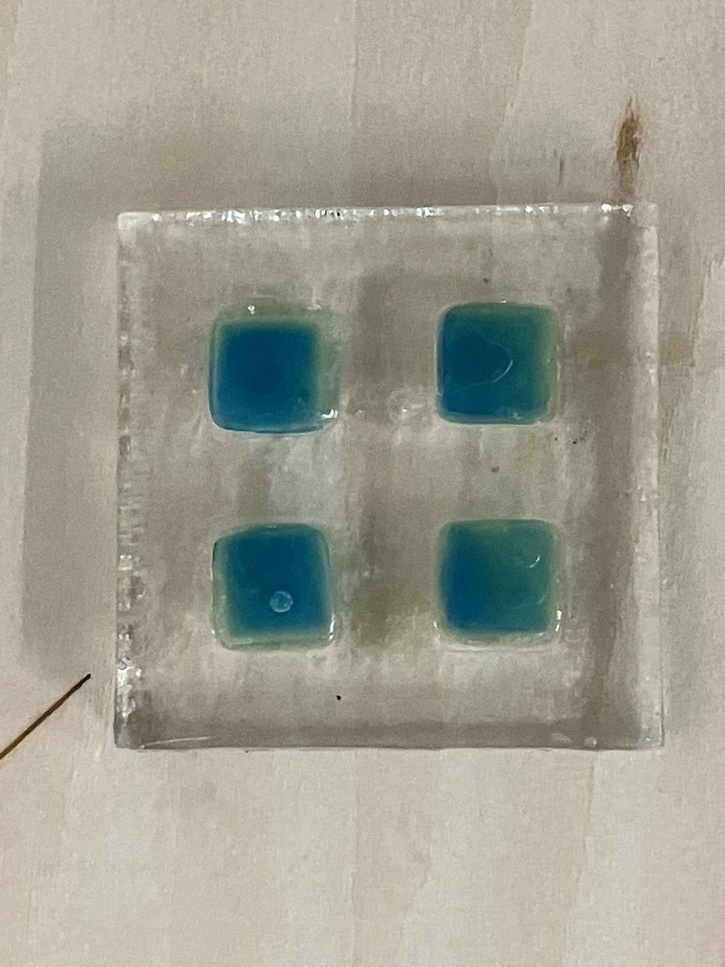
#> input picture images/2.jpg, 725 x 967 px, shrunk from 1276 x 1702 before the run
$ python remove_background.py
#> lines starting #> are read from the running program, lines starting #| are printed output that depends on the picture; after the words box and inside, x2 and y2 are one past the last pixel; in counts of white or black regions, pixels touching at a corner belong together
#> further down, image is the input picture: shape (967, 725, 3); mean R, G, B 159.3, 159, 145.7
import matplotlib.pyplot as plt
import numpy as np
import os
import skimage as ski


def mask_without_background(img):
  elevation_map = ski.filters.sobel(img)
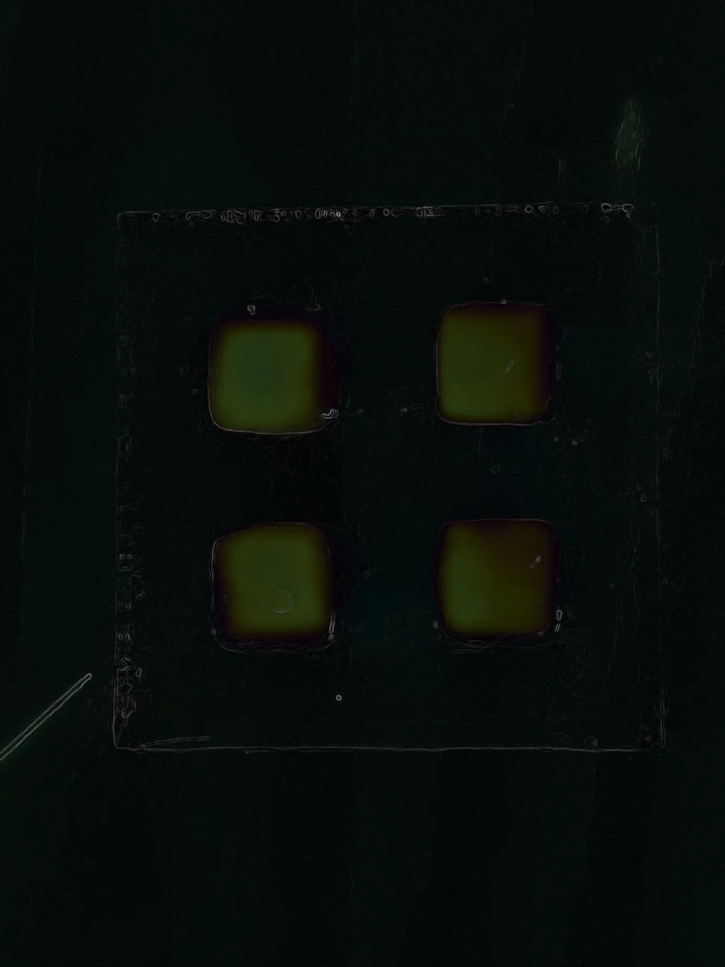
#> elevation_map: shape (967, 725, 3) float64; mean R, G, B 0.0297, 0.0559, 0.0396
  elevation_map = (elevation_map * 255).astype(np.uint8)
  green_mask = (elevation_map[:, :, 2] < 100) & (elevation_map[:, :, 1] > 20) & (elevation_map[:, :, 0] < 150)
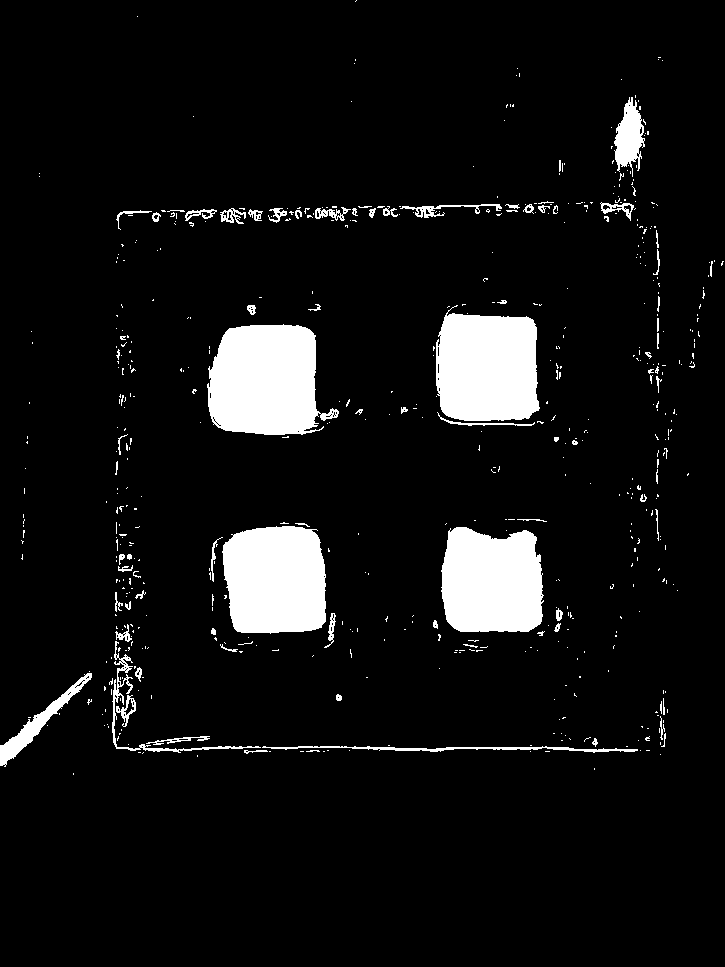
#> green_mask: shape (967, 725) bool; 7.3% white; 584 white regions (506 under 20 px), largest, box (x1, y1, x2, y2) and area: (207, 324, 339, 435) 10986, (436, 305, 540, 421) 10113, (222, 526, 326, 634) 9884
  masked_image = np.ones_like(img) * 255
  masked_image[green_mask] = img[green_mask]
  return masked_image


def remove_all_background(img, preliminary_mask):
  # Turn the image to grayscale
  gray_image = ski.color.rgb2gray(preliminary_mask)
  # Denoise the image
  blurred_image = ski.filters.gaussian(gray_image, sigma=4)
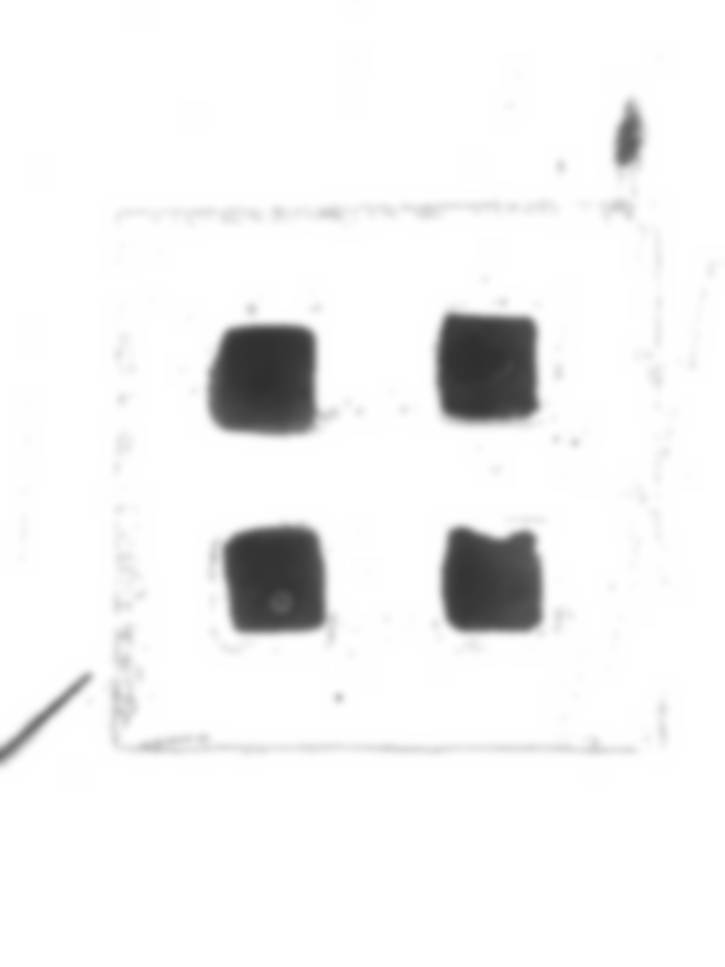
#> blurred_image: shape (967, 725) float64; min 0.185, max 1, mean 0.951
  # Apply a threshold of 0.7 to the image
  threshold = 0.7
  binary_mask = blurred_image < threshold
#> binary_mask: shape (967, 725) bool; 6.2% white; 6 white regions
  # Create an all zero values array with the same shape as our binary mask
  binary_mask_image = np.ones_like(img) * 255
  binary_mask_image[binary_mask] = 0
  # Label the objects
  labeled_image, _ = ski.measure.label(binary_mask, return_num=True)
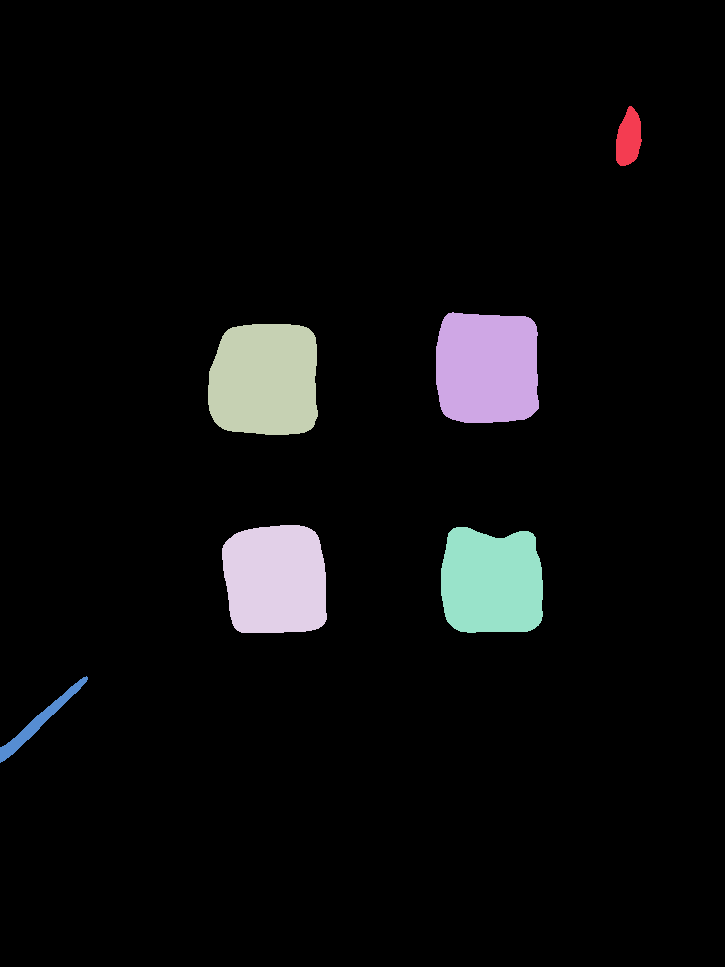
#> labeled_image: shape (967, 725) int32; 7 distinct labels, from 0 to 6; one colour per label, 0 black
  # Find the areas of the objects
  objects = ski.measure.regionprops(labeled_image)
#> objects = 6 regions; box (x1, y1, x2, y2) and area: (208, 324, 318, 435) 10945, (436, 312, 539, 423) 10405, (222, 525, 327, 633) 10049, (441, 527, 543, 633) 9530, (616, 106, 642, 166) 1141, (0, 676, 88, 763) 1140
  object_areas = [obj["area"] for obj in objects]
#> object_areas = [1141, 10405, 10945, 10049, 9530, 1140]
  fourth_largest = np.partition(object_areas, -4)[-4]
#> fourth_largest = 9530
  # Remove small objects
  small_objects =[obj for obj in objects if obj.area<fourth_largest]
#> small_objects = 2 regions; box (x1, y1, x2, y2) and area: (616, 106, 642, 166) 1141, (0, 676, 88, 763) 1140
  for i in small_objects:
    labeled_image[i.bbox[0]:i.bbox[2], i.bbox[1]:i.bbox[3]]=0
#> this loop made 2 passes
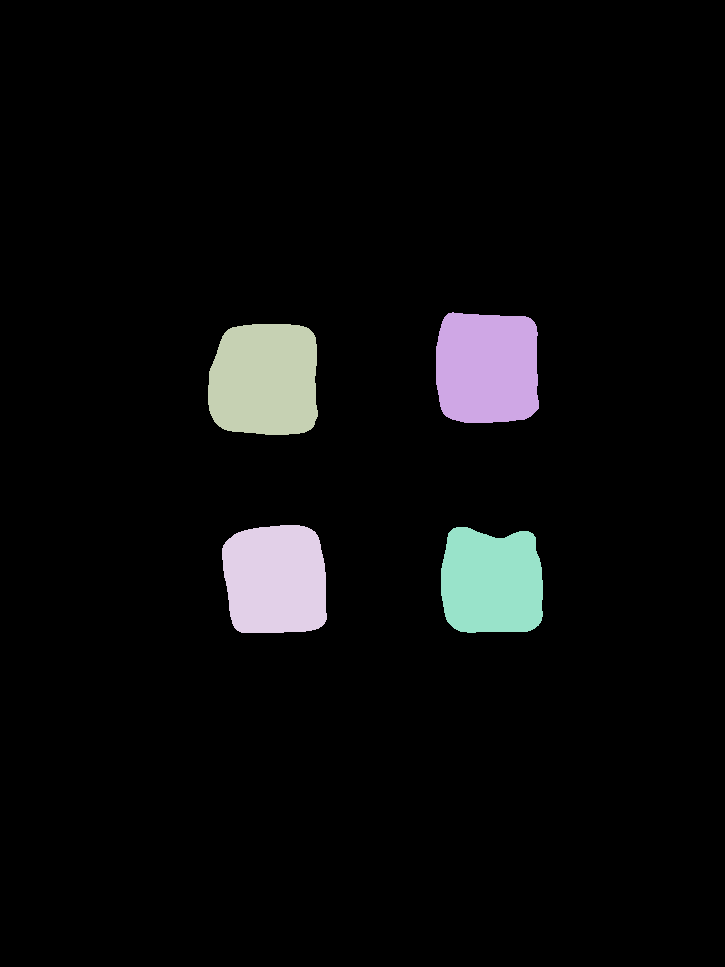
#> labeled_image: shape (967, 725) int32; 5 distinct labels, from 0 to 5; one colour per label, 0 black
  # Final mask
  final_mask = labeled_image > 0
#> final_mask: shape (967, 725) bool; 5.8% white; 4 white regions, box (x1, y1, x2, y2) and area: (208, 324, 318, 435) 10945, (436, 312, 539, 423) 10405, (222, 525, 327, 633) 10049, (441, 527, 543, 633) 9530
  # Output
  output_image = np.ones_like(img) * 255
  output_image[final_mask] = img[final_mask]
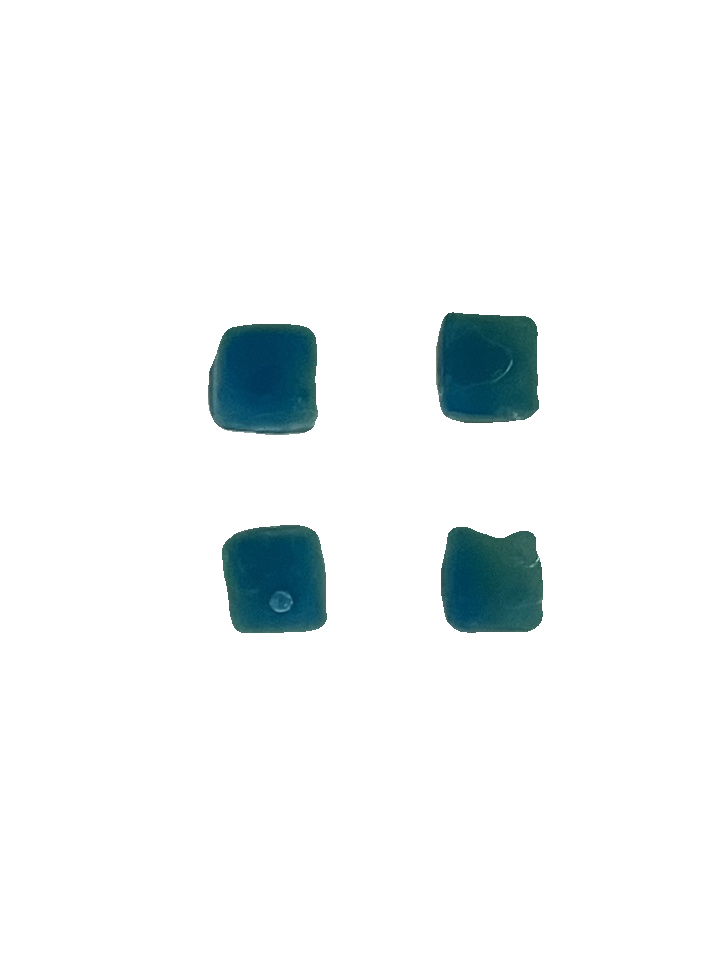
#> output_image: shape (967, 725, 3); mean R, G, B 241.3, 244.8, 245.5
  return output_image


# Load the images
folder_path = os.path.join(os.getcwd(), 'images')
filename = os.path.join(folder_path, '2.jpg')
image = ski.io.imread(filename)

output_image = remove_all_background(image, mask_without_background(image))

# Display the image
plt.figure(figsize=(8, 5))
plt.imshow(output_image)
plt.axis("off")
plt.show()
